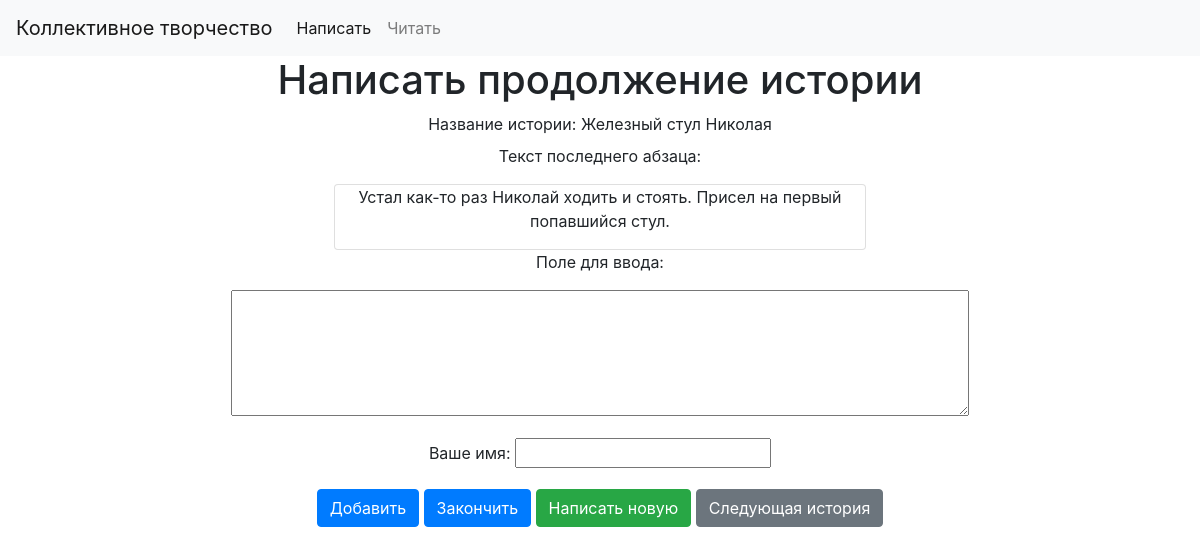
Page /write on the committed database.
### app1/models.py (models this page shows)
class App1(models.Model):
    name = models.CharField(max_length=255)
    ended = models.BooleanField(default=False)

class Paragraph(models.Model):
    app1 = models.ForeignKey(App1, on_delete=models.CASCADE)
    text = models.TextField()
    author = models.CharField(max_length=255)

### app1/views.py (the view, shortened to what this page needs)
# urls.py: path('write', write),
def write(request):
    if request.method == 'GET':
        poems = App1.objects.filter(ended=False)
        if poems.count() == 0:
            return render(request, 'writeANewPoem.html')
        else:
            poem = random.choice(poems)
            paragraphs = Paragraph.objects.filter(app1=poem)
            prg = list(paragraphs)[-1]
            return render(request, 'writeAPoem.html', {'poem': poem, 'prg': prg})

### app1/templates/writeAPoem.html (shortened to what this page needs)
<!DOCTYPE html>
<html lang="en" xmlns="http://www.w3.org/1999/html">
<head>
    <link rel="stylesheet" href="https://stackpath.bootstrapcdn.com/bootstrap/4.3.1/css/bootstrap.min.css">
</head>
<body>
<nav class="navbar navbar-expand-lg navbar-light bg-light">
  <a class="navbar-brand" href="/write">Коллективное творчество</a>
  <div class="collapse navbar-collapse" id="navbarNav">
    <ul class="navbar-nav">
      <li class="nav-item active">
        <a class="nav-link" href="/write">Написать <span class="sr-only">(current)</span></a>
      </li>
      <li class="nav-item">
        <a class="nav-link" href="/read">Читать</a>
      </li>
    </ul>
  </div>
</nav>
<div align="center">
    <form method="POST">
        <h1>Написать продолжение истории</h1>
        <label>Название истории: {{poem.name}}</label>
        <p>Текст последнего абзаца: </p>
        <div class="card" style="width: 532px">
            <p>{{prg.text}}</p>
        </div>
        <p>Поле для ввода:</p>
        <textarea name="text" cols="70" rows="5"></textarea>
        <label>Ваше имя: </label>
        <input type="text" name="author">
        <button class="btn btn-primary" type="submit" name="button1" value="Добавить">Добавить</button>
        <button class="btn btn-primary" type = "submit" name = "button2" value="Закончить">Закончить</button>
        <button class="btn btn-success" type = "submit" name = "button3" value="Новая">Написать новую</button>
        <button class="btn btn-secondary" type = "submit" name = "button4" value="Следующая">Следующая история</button>
    </form>
</div>
</body>
</html>

### rows in the picture
App1: name "Железный стул Николая"
Paragraph: text "Устал как-то раз Николай ходить и стоять. Присел на первый попавшийся стул."
